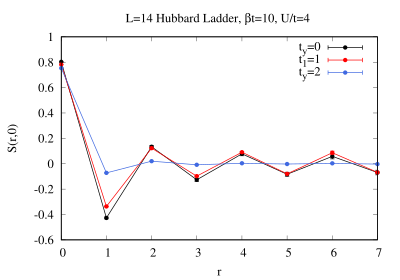

Here is the gnuplot script that generated this plot:
set terminal postscript eps enhanced solid color 'Times-Roman' 18
set size 0.8,0.8
set title "{L=14 Hubbard Ladder, {/Symbol b}t=10, U/t=4 }"
set out 'ladder.eps'
set fit errorvariables
set xlabel "r"
set ylabel "S(r,0)"

plot "ladder.dat" i 0  u 1:2:3 w e lc rgb "black"      lt 1 pt 7 lw 2 t "t_y=0" ,  \
      ''          i 0  u 1:2   w l lc rgb "black"      lt 1      lw 2 t "" ,       \
      ''          i 1  u 1:2:3 w e lc rgb "red"        lt 1 pt 7 lw 2 t "t_1=1" ,  \
      ''          i 1  u 1:2   w l lc rgb "red"        lt 1      lw 2 t "" ,       \
      ''          i 2  u 1:2:3 w e lc rgb "royalblue"  lt 1 pt 7 lw 2 t "t_y=2" ,\
      ''          i 2  u 1:2   w l lc rgb "royalblue"  lt 1      lw 2 t ""

!epstopdf ladder.eps
!open ladder.pdf
